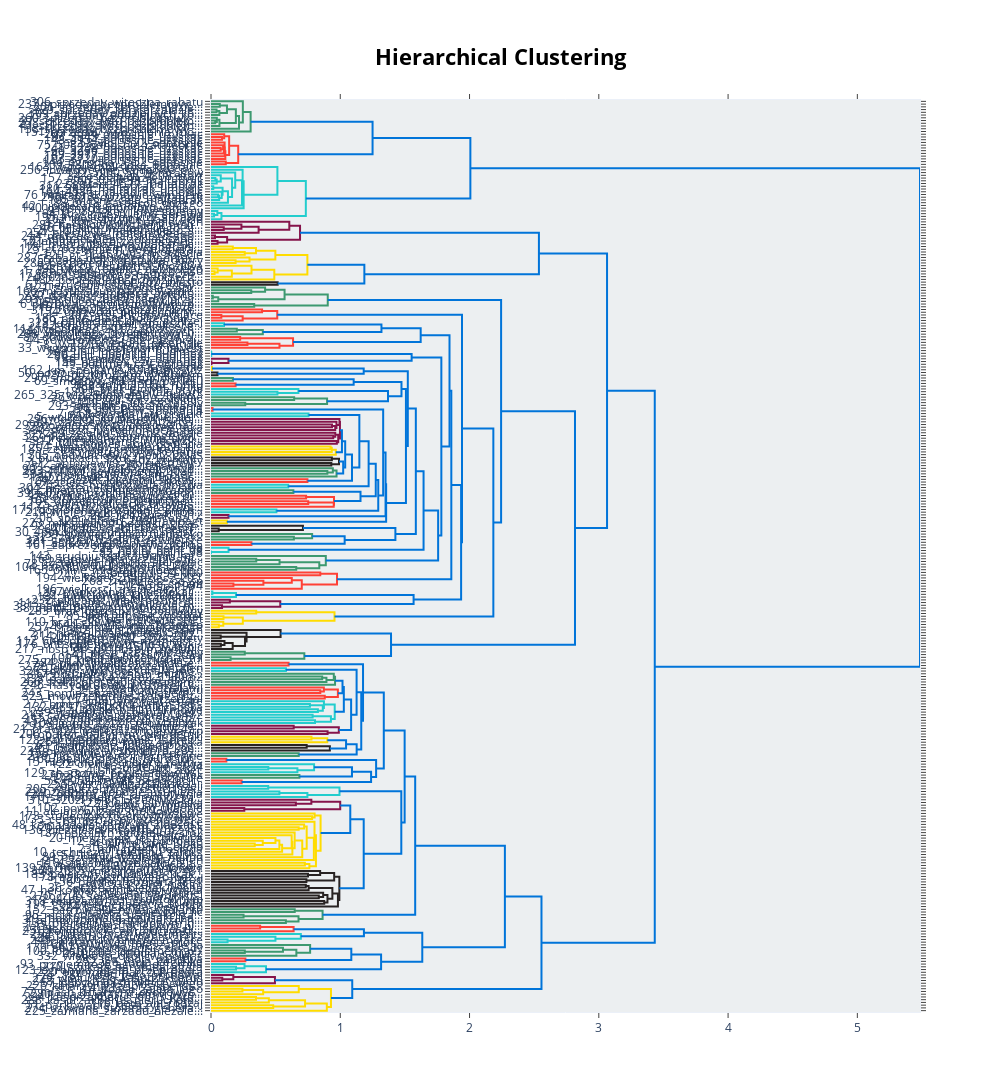

Notebook source saved alongside this figure:
### Code cell
model_topic.visualize_hierarchy(custom_labels=True)
